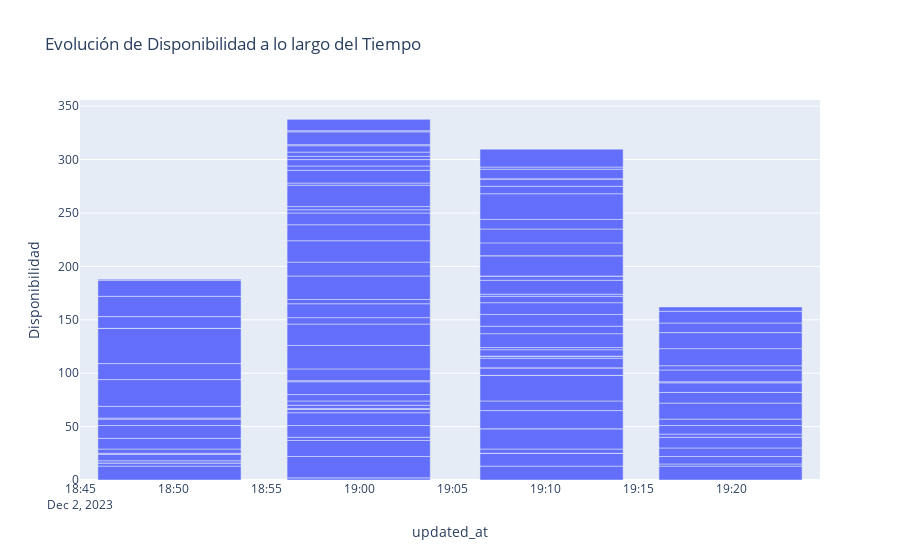

Write notebook code for a chart like this one.
### Code cell
import plotly.express as px

# Suponiendo que 'updated_at' es la columna de fechas
df['updated_at'] = pd.to_datetime(df['updated_at'])
df = df.sort_values(by='updated_at')  # Ordenar por fecha

fig = px.bar(df, x='updated_at', y='available', labels={'available': 'Disponibilidad'}, title='Evolución de Disponibilidad a lo largo del Tiempo')
fig.show()
